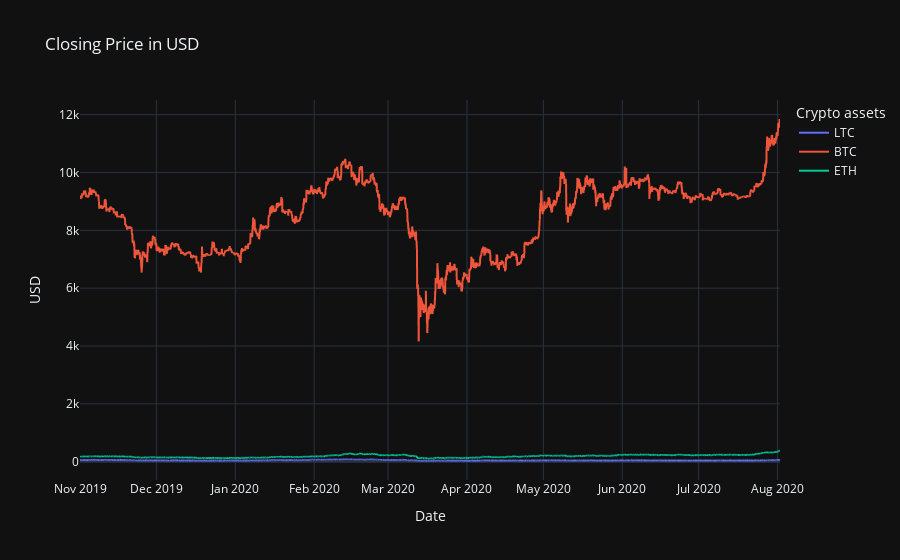

Notebook cell for this chart:
### Code cell
start='2019-11-01'
end='2020-08-01'
T=df[start:end]
fig=px.line(T, title='Closing Price in USD',template='plotly_dark',labels={'value':'USD','variable':'Crypto assets','datetime':'Date'})
fig.data[0].name='LTC'
fig.data[1].name='BTC'
fig.data[2].name='ETH'

fig.show()

### Figure 1 — Plotly figure (JSON) as saved in the notebook; plotly's stock layout.template omitted (floating-point values rounded to 4 significant figures; data arrays with more than 128 entries replaced by an {"elided": "..."} marker saying what was removed)
{"data": [{"hovertemplate": "Crypto assets=ltc<br>Date=%{x}<br>USD=%{y}<extra></extra>", "legendgroup": "ltc", "line": {"color": "#636efa", "dash": "solid"}, "mode": "lines", "name": "LTC", "showlegend": true, "type": "scattergl", "x": {"elided": "6600 str values"}, "xaxis": "x", "y": {"elided": "6600 float values"}, "yaxis": "y"}, {"hovertemplate": "Crypto assets=btc<br>Date=%{x}<br>USD=%{y}<extra></extra>", "legendgroup": "btc", "line": {"color": "#EF553B", "dash": "solid"}, "mode": "lines", "name": "BTC", "showlegend": true, "type": "scattergl", "x": {"elided": "6600 str values"}, "xaxis": "x", "y": {"elided": "6600 float values"}, "yaxis": "y"}, {"hovertemplate": "Crypto assets=eth<br>Date=%{x}<br>USD=%{y}<extra></extra>", "legendgroup": "eth", "line": {"color": "#00cc96", "dash": "solid"}, "mode": "lines", "name": "ETH", "showlegend": true, "type": "scattergl", "x": {"elided": "6600 str values"}, "xaxis": "x", "y": {"elided": "6600 float values"}, "yaxis": "y"}], "layout": {"legend": {"title": {"text": "Crypto assets"}, "tracegroupgap": 0}, "title": {"text": "Closing Price in USD"}, "xaxis": {"anchor": "y", "domain": [0, 1], "title": {"text": "Date"}}, "yaxis": {"anchor": "x", "domain": [0, 1], "title": {"text": "USD"}}}}
